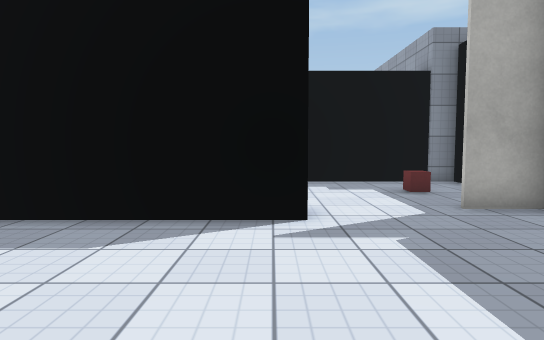
[1] (above)

15 first-person views from a walk through a scene from a Unity 3-D project. The camera is 1.2 m above the floor, tilts 4° down and sees 75° across. The floor is counted in squares, 1 m on a side. Each view is taken from the middle of a square. On the plan, view 1 faces up. The plan holds only what a view shows up to about 14 squares ahead; the rest is blank. The place goes on beyond the plan. The player is left out. Surface patterns are stand-ins for the level's own textures.

[2]
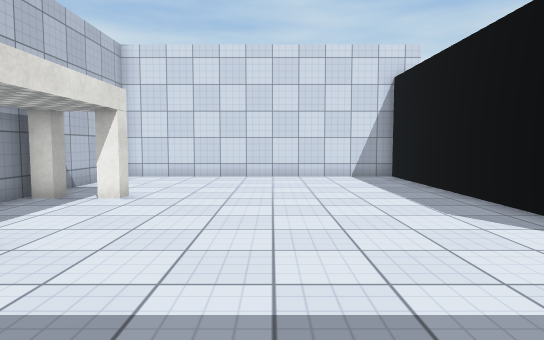

[3]
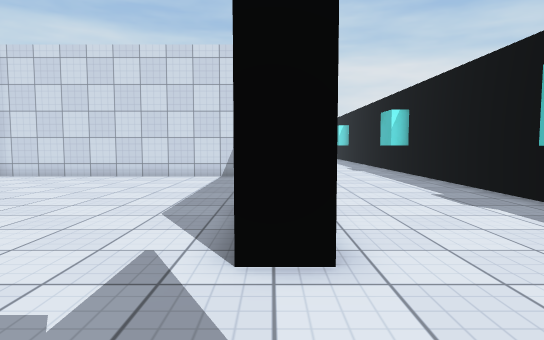

[4]
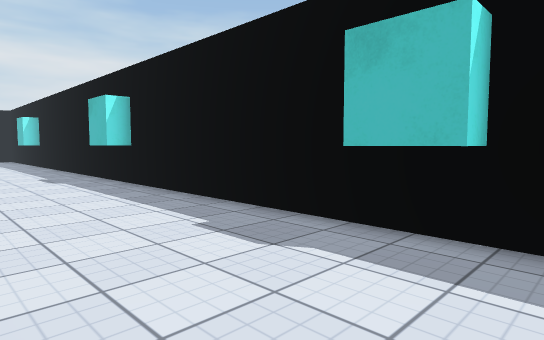

[5]
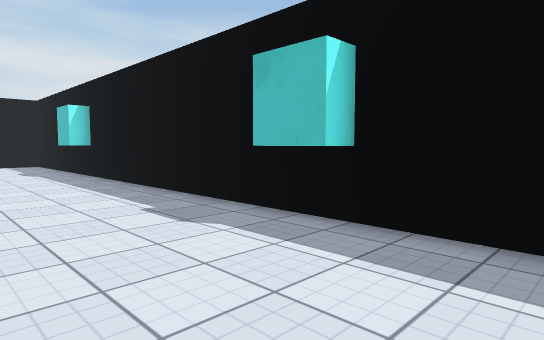

[6]
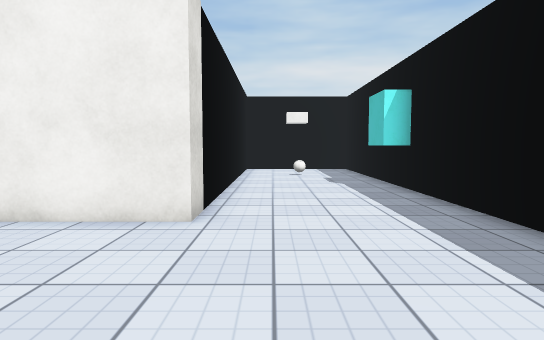

[7]
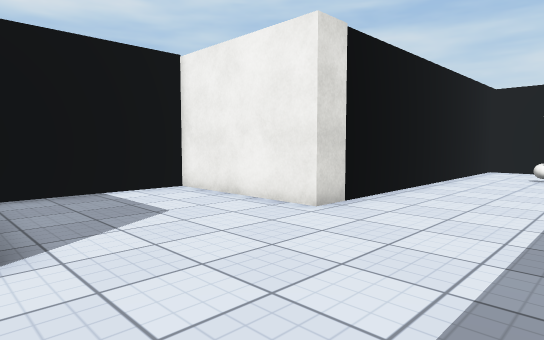

[8]
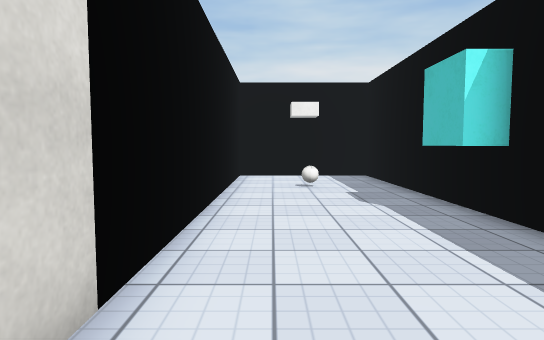

[9]
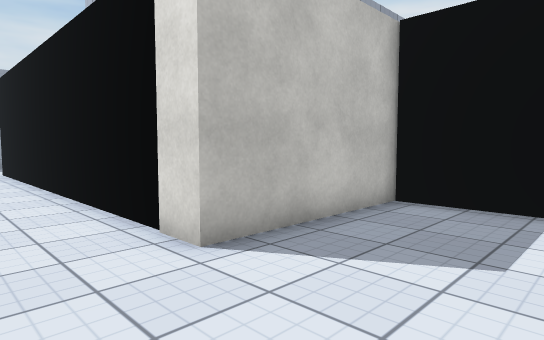

[10]
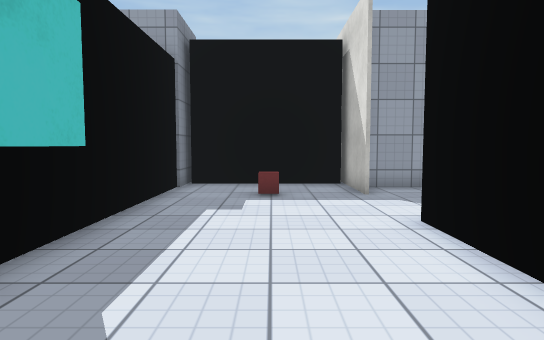

[11]
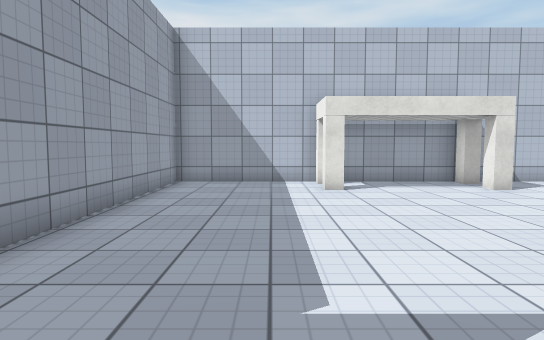

[12]
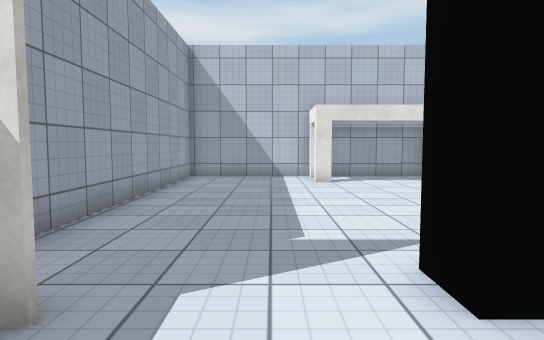

[13]
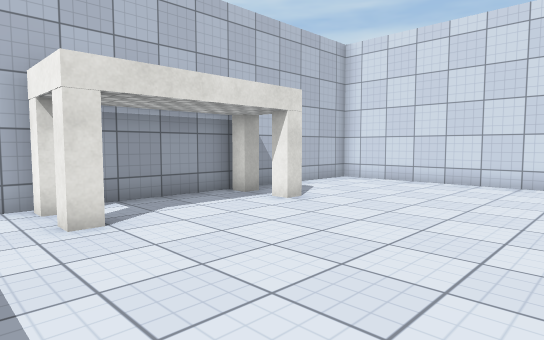

[14]
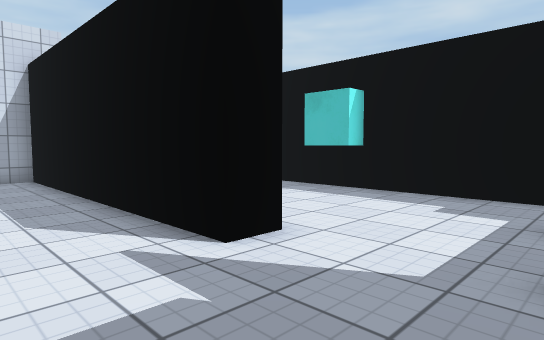

[15]
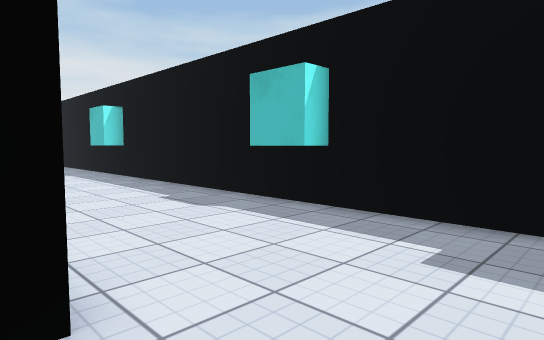

### Floor plan
Points are (right, up) in squares from view 1. A wall is a line through its corners. A room is listed if a view was taken in it or the views show most of it. See-through windows are left out.
Room 1 (views 1, 2, 3, 4, 5, 6, 7, 8, 9, 10, 11, 12, 13, 14, 15)
walls: (0.6, 5.6) (-9.6, 5.6) (-9.6, -4.7) (5.2, -4.7) (5.2, 6.2); (-4.5, -3.9) (-3.9, -3.9) (-3.9, -4.5); (3.5, 6.7) (6.5, 6.7); (0.6, -3.9) (0.6, -4.5); (5.1, 6.6) (3.5, 6.6); (5.9, 6.8) (5.9, 11.5); (6.5, 11.7) (-30.9, 11.7) (-30.9, 6.7) (-18.5, 6.7) (-18.5, 1.7) (-13.5, 1.7) (-13.5, 6.7) (0.6, 6.7)
objects: red cube (4, 9)

Where each view was taken, in squares from view 1:
view 1: 0 up, 0 right, facing up
view 2: 1 up, 4 right, facing left
view 3: 6 up, 4 right, facing left
view 4: 7 up, 0 right, facing up-left
view 5: 7 up, 8 left, facing up-left
view 6: 8 up, 13 left, facing left
view 7: 11 up, 13 left, facing down-left
view 8: 8 up, 17 left, facing left
view 9: 9 up, 17 left, facing down-right
view 10: 9 up, 5 left, facing right
view 11: 7 up, 2 right, facing down
view 12: 9 up, 2 right, facing down
view 13: 3 up, 2 right, facing down-left
view 14: 3 up, 4 right, facing up-left
view 15: 6 up, 3 right, facing up-left
